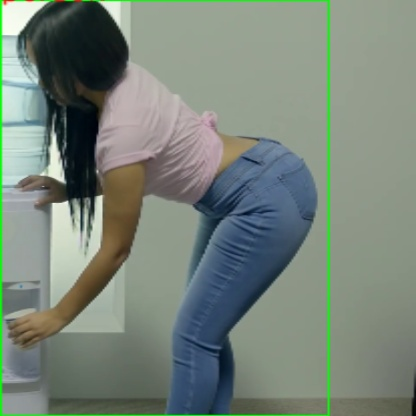
#> input picture temp/person/0.jpg, 416 x 416 px, found by its file name
$ python scale_test.py
#> lines starting #> are read from the running program, lines starting #| are printed output that depends on the picture
import cv2

img = cv2.imread('Cropped_Image_2/Cropped_Image/0.jpg')
#> img is the input picture: shape (416, 416, 3); mean B, G, R 121.9, 132.5, 120.4
img_resz = cv2.resize(img,(400,800))
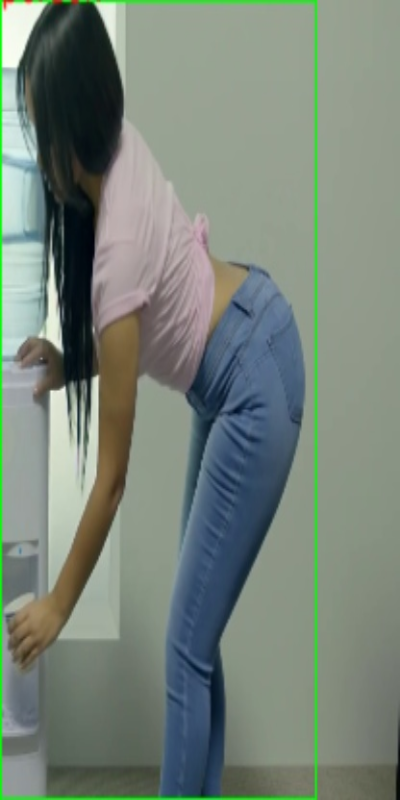
#> img_resz: shape (800, 400, 3); mean B, G, R 121.8, 132.4, 120.3

img_resnet = cv2.resize(img_resz,(224,224))
cv2.imshow("ORG", img)
cv2.imshow("resnet", img_resnet)
cv2.waitKey(0)
